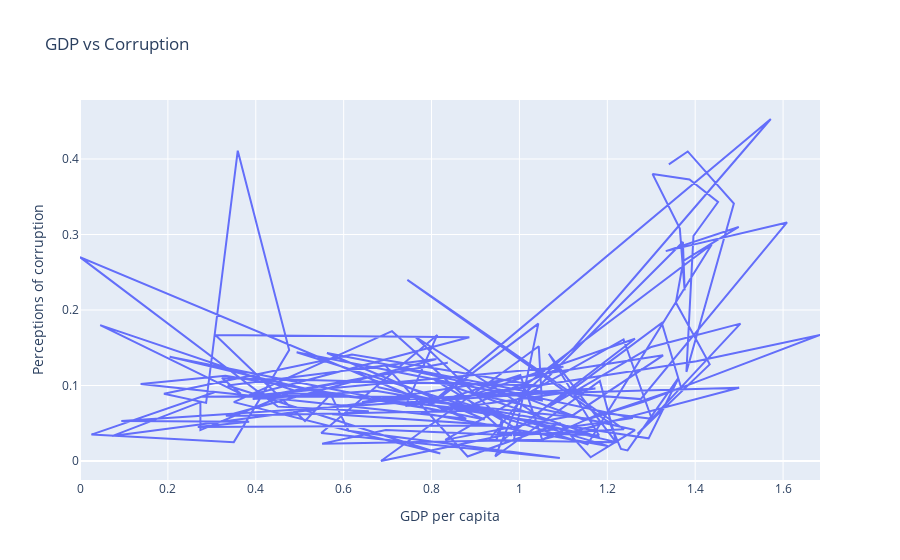

The notebook cell saved with this chart:
### Code cell
fig = px.line(gdp_corrup, x="GDP per capita", y="Perceptions of corruption", title='GDP vs Corruption')
fig.show()

### Figure 1 — Plotly figure (JSON) as saved in the notebook; plotly's stock layout.template omitted (floating-point values rounded to 4 significant figures; data arrays with more than 128 entries replaced by an {"elided": "..."} marker saying what was removed)
{"data": [{"hovertemplate": "GDP per capita=%{x}<br>Perceptions of corruption=%{y}<extra></extra>", "legendgroup": "", "line": {"color": "#636efa", "dash": "solid"}, "mode": "lines", "name": "", "showlegend": false, "type": "scatter", "x": {"elided": "156 float values"}, "xaxis": "x", "y": {"elided": "156 float values"}, "yaxis": "y"}], "layout": {"legend": {"tracegroupgap": 0}, "title": {"text": "GDP vs Corruption"}, "xaxis": {"anchor": "y", "domain": [0, 1], "title": {"text": "GDP per capita"}}, "yaxis": {"anchor": "x", "domain": [0, 1], "title": {"text": "Perceptions of corruption"}}}}
